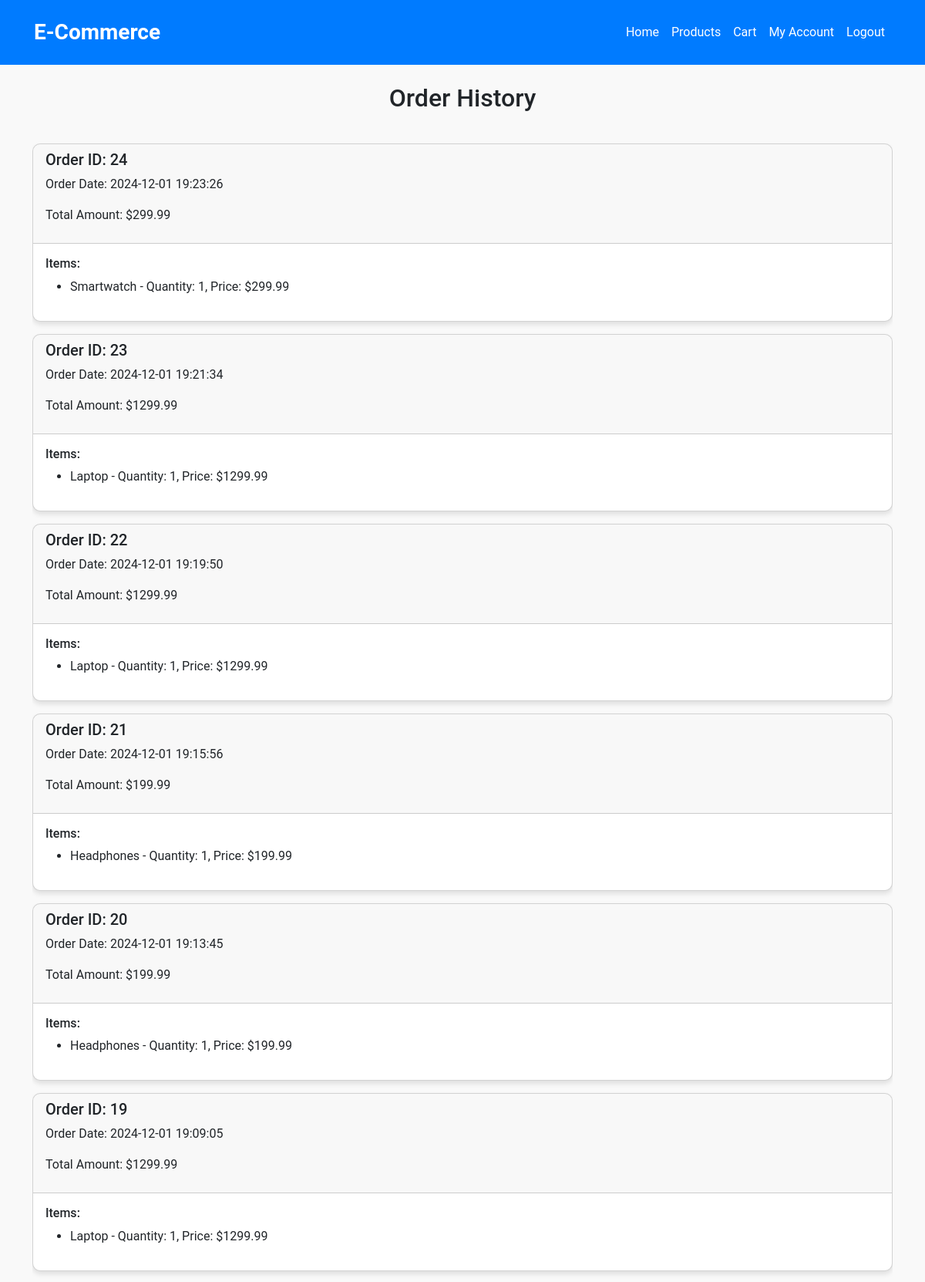
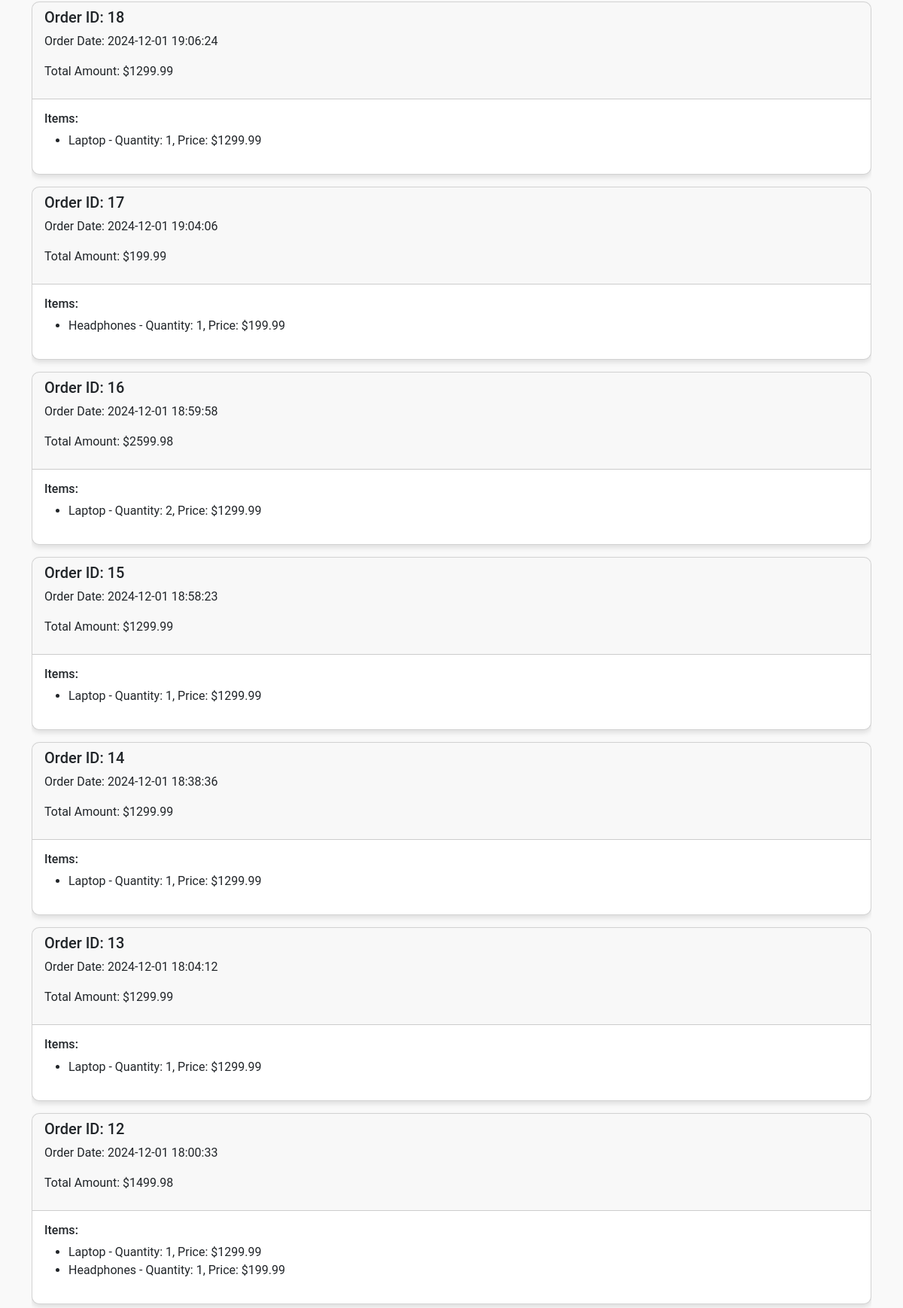
Page /order_history (signed in, upper part) on the committed database (2 pictures, top to bottom).
### tables this page shows
CREATE TABLE orders (
    order_id INTEGER PRIMARY KEY AUTOINCREMENT,
    user_id INTEGER NOT NULL,
    order_date TEXT NOT NULL,
    total_amount REAL NOT NULL,
    FOREIGN KEY (user_id) REFERENCES users(user_id)
);

CREATE TABLE order_details (
    order_detail_id INTEGER PRIMARY KEY AUTOINCREMENT,
    order_id INTEGER NOT NULL,
    product_id INTEGER NOT NULL,
    quantity INTEGER NOT NULL,
    price REAL NOT NULL,
    FOREIGN KEY (order_id) REFERENCES orders(order_id),
    FOREIGN KEY (product_id) REFERENCES products(product_id)
);

CREATE TABLE products (
    product_id INTEGER PRIMARY KEY AUTOINCREMENT,
    product_name TEXT NOT NULL,
    description TEXT,
    price REAL NOT NULL,
    image_url TEXT,
    category TEXT
);

### appli.py (the view)
@app.route("/order_history")
def order_history():
    user_id = session.get("user_id")
    if not user_id:
        flash("Please log in to view your order history.", "danger")
        return redirect(url_for("login"))
    conn = sqlite3.connect("commerce_app.db")
    cursor = conn.cursor()
    cursor.execute("""
        SELECT order_id, order_date, total_amount
        FROM orders
        WHERE user_id = ?
        ORDER BY order_date DESC
    """, (user_id,))
    orders = cursor.fetchall()
    order_data = []
    for order in orders:
        cursor.execute("""
            SELECT p.product_name, d.quantity, d.price
            FROM order_details d
            JOIN products p ON d.product_id = p.product_id
            WHERE d.order_id = ?
        """, (order[0],))
        details = cursor.fetchall()
        order_data.append({
            "order_id": order[0],
            "order_date": order[1],
            "total_amount": order[2],
            "details": [{"product_name": d[0], "quantity": d[1], "price": d[2]} for d in details]
        })
    conn.close()
    return render_template("order_history.html", orders=order_data)

### templates/order_history.html
{% extends "base.html" %}
{% block content %}
<h2 class="text-center my-4">Order History</h2>
{% if orders %}
<div class="table-responsive">
    {% for order in orders %}
    <div class="card my-3">
        <div class="card-header">
            <h5>Order ID: {{ order['order_id'] }}</h5>
            <p>Order Date: {{ order['order_date'] }}</p>
            <p>Total Amount: ${{ "%.2f" | format(order['total_amount']) }}</p>
        </div>
        <div class="card-body">
            <h6>Items:</h6>
            <ul>
                {% for item in order['details'] %}
                <li>{{ item['product_name'] }} - Quantity: {{ item['quantity'] }}, Price: ${{ "%.2f" | format(item['price']) }}</li>
                {% endfor %}
            </ul>
        </div>
    </div>
    {% endfor %}
</div>
{% else %}
<p class="text-center text-muted">You have no orders yet.</p>
{% endif %}
{% endblock %}

### templates/base.html (shortened to what this page needs)
<!DOCTYPE html>
<html lang="en">
<head>
    <link rel="stylesheet" href="https://cdn.jsdelivr.net/npm/bootstrap@5.3.0/dist/css/bootstrap.min.css">
    <link rel="stylesheet" href="{{ url_for('static', filename='styles.css') }}">
</head>
<body>
    <nav class="navbar navbar-expand-lg navbar-dark bg-primary">
        <div class="container-fluid">
            <a class="navbar-brand" href="{{ url_for('home') }}">E-Commerce</a>
            <div class="collapse navbar-collapse" id="navbarNav">
                <ul class="navbar-nav ms-auto">
                    <li class="nav-item">
                        <a class="nav-link {% if request.endpoint == 'home' %}active{% endif %}" href="{{ url_for('home') }}">Home</a>
                    </li>
                    <li class="nav-item">
                        <a class="nav-link {% if request.endpoint == 'products' %}active{% endif %}" href="{{ url_for('products') }}">Products</a>
                    </li>
                    <li class="nav-item">
                        <a class="nav-link {% if request.endpoint == 'cart' %}active{% endif %}" href="{{ url_for('cart') }}">Cart</a>
                    </li>
                    <li class="nav-item">
                        <a class="nav-link {% if request.endpoint == 'my_account' %}active{% endif %}" href="{{ url_for('my_account') }}">My Account</a>
                    </li>
                    {% if session.get('user_id') %}
                        <li class="nav-item">
                            <a class="nav-link {% if request.endpoint == 'logout' %}active{% endif %}" href="{{ url_for('logout') }}">Logout</a>
                        </li>
                    {% endif %}
                </ul>
            </div>
        </div>
    </nav>
    <div class="container mt-4">
        {% block content %}{% endblock %}
    </div>
</body>
</html>

### static/css/styles.css (style rules this page uses)
body { background-color: #f9f9f9; font-family: 'Roboto', sans-serif; }
.navbar { background-color: #007bff !important; }
.navbar-brand { color: #fff !important; font-weight: bold; font-size: 1.5rem; }
.nav-link { color: #fff !important; font-size: 1rem; }
.container { margin-top: 20px; }
.card { margin: 15px 0; border-radius: 10px; box-shadow: 0 4px 6px rgba(0, 0, 0, 0.1); overflow: hidden; transition: transform 0.3s ease, box-shadow 0.3s ease; }

### templates/base.html (style rules this page uses)
.navbar { padding: 1rem 2rem; }
.navbar-nav .nav-link { padding: 0.5rem 1rem; }
.navbar-brand { font-size: 1.75rem; }

### rows in the picture
orders: order_id "24", order_date "2024-12-01 19:23:26", total_amount "299.99"
order_details: product_name "Smartwatch", quantity "1", price "299.99"
orders: order_id "23", order_date "2024-12-01 19:21:34", total_amount "1299.99"
order_details: product_name "Laptop", quantity "1", price "1299.99"
orders: order_id "22", order_date "2024-12-01 19:19:50", total_amount "1299.99"
order_details: product_name "Laptop", quantity "1", price "1299.99"
orders: order_id "21", order_date "2024-12-01 19:15:56", total_amount "199.99"
order_details: product_name "Headphones", quantity "1", price "199.99"
orders: order_id "20", order_date "2024-12-01 19:13:45", total_amount "199.99"
order_details: product_name "Headphones", quantity "1", price "199.99"
orders: order_id "19", order_date "2024-12-01 19:09:05", total_amount "1299.99"
order_details: product_name "Laptop", quantity "1", price "1299.99"
orders: order_id "18", order_date "2024-12-01 19:06:24", total_amount "1299.99"
order_details: product_name "Laptop", quantity "1", price "1299.99"
orders: order_id "17", order_date "2024-12-01 19:04:06", total_amount "199.99"
order_details: product_name "Headphones", quantity "1", price "199.99"
orders: order_id "16", order_date "2024-12-01 18:59:58", total_amount "2599.98"
order_details: product_name "Laptop", quantity "2", price "1299.99"
orders: order_id "15", order_date "2024-12-01 18:58:23", total_amount "1299.99"
order_details: product_name "Laptop", quantity "1", price "1299.99"
orders: order_id "14", order_date "2024-12-01 18:38:36", total_amount "1299.99"
order_details: product_name "Laptop", quantity "1", price "1299.99"
orders: order_id "13", order_date "2024-12-01 18:04:12", total_amount "1299.99"
order_details: product_name "Laptop", quantity "1", price "1299.99"
orders: order_id "12", order_date "2024-12-01 18:00:33", total_amount "1499.98"
order_details: product_name "Laptop", quantity "1", price "1299.99"
order_details: product_name "Headphones", quantity "1", price "199.99"
